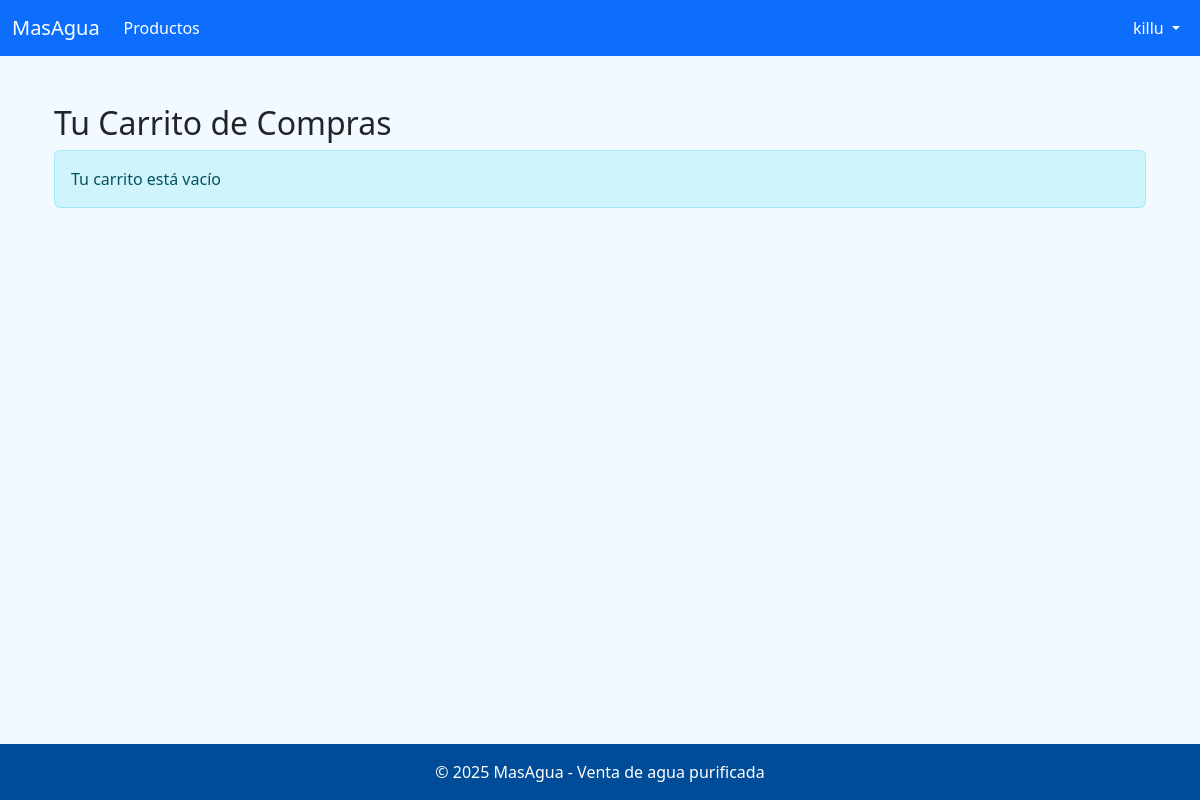
Page /carrito/ (signed in) on the earlier database version.
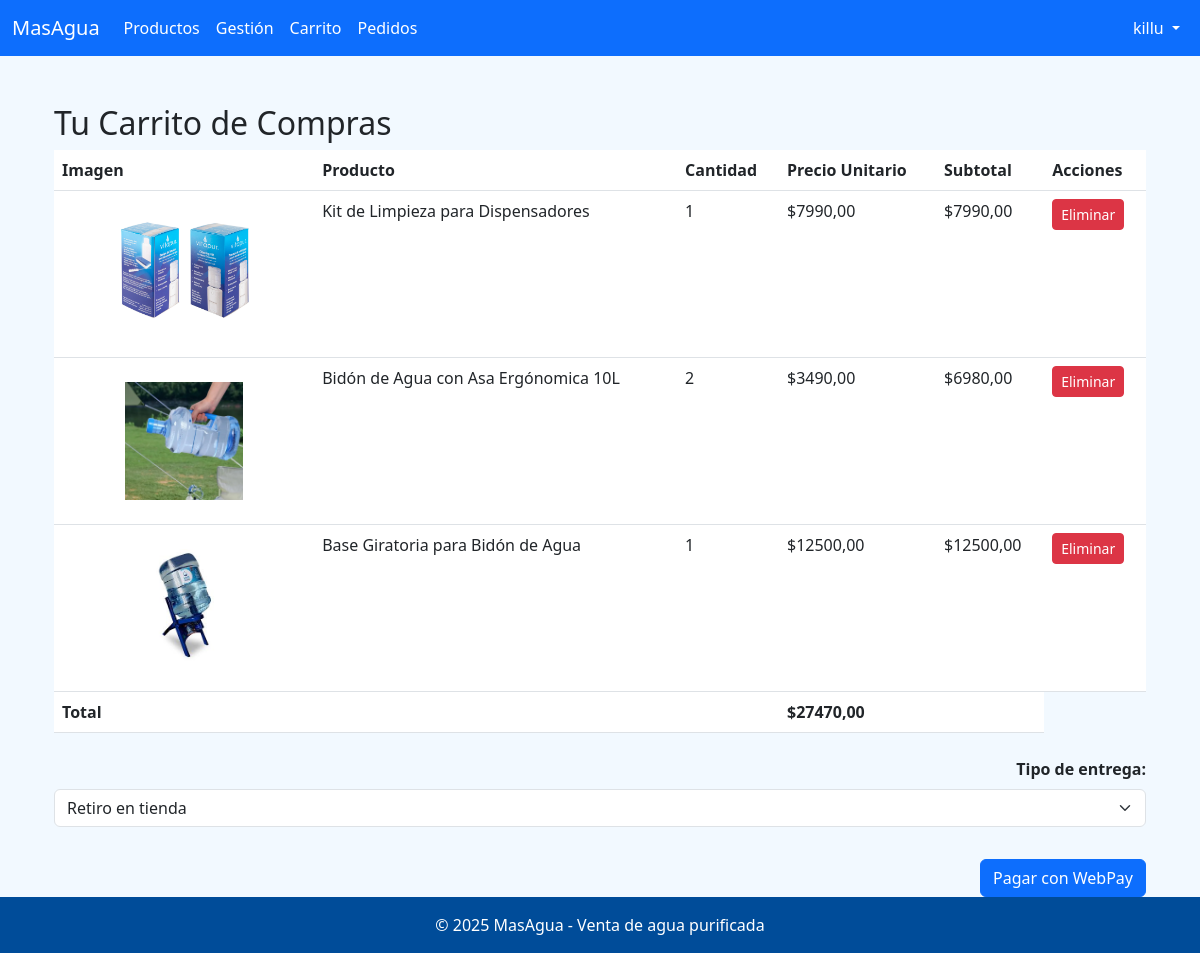
Same page on the later database version.
### core/models.py (models this page shows, shortened)
class ItemCarrito(models.Model):
    carrito = models.ForeignKey(Carrito, related_name='items', on_delete=models.CASCADE)
    producto = models.ForeignKey('Producto', on_delete=models.CASCADE)
    cantidad = models.PositiveIntegerField(default=1)
    def subtotal(self):
        return self.producto.precio * self.cantidad

class Producto(models.Model):
    TIPO_PRODUCTO_CHOICES = [
        ('BIDON', 'Bidón de Agua'),
        ('DISPENSADOR', 'Dispensador'),
        ('ACCESORIO', 'Accesorio'),
    ]
    nombre = models.CharField(max_length=100)
    precio = models.DecimalField(max_digits=10, decimal_places=2)
    descripcion = models.TextField(blank=True, null=True)
    stock = models.PositiveIntegerField(default=0)
    tipo_producto = models.CharField(max_length=20, choices=TIPO_PRODUCTO_CHOICES)
    imagen = models.ImageField(upload_to='productos/', blank=True, null=True)
    fecha_creacion = models.DateTimeField(auto_now_add=True)
    activo = models.BooleanField(default=True)
    class Meta:
        verbose_name = 'Producto'
        verbose_name_plural = 'Productos'
        ordering = ['-fecha_creacion']

class Carrito(models.Model):
    usuario = models.ForeignKey(settings.AUTH_USER_MODEL, on_delete=models.CASCADE)
    confirmado = models.BooleanField(default=False)
    orden_relacionada = models.ForeignKey(Orden, null=True, blank=True, on_delete=models.SET_NULL)  # Relación con la orden
    def total(self):
        return sum(item.subtotal() for item in self.items.all())

### core/views.py (the view)
# urls.py: path('carrito/', views.ver_carrito, name='ver_carrito'),
@login_required
def ver_carrito(request):
    carrito = Carrito.objects.filter(usuario=request.user, confirmado=False).first()
    items = carrito.items.all() if carrito else []
    total = sum(item.producto.precio * item.cantidad for item in items)
    return render(request, 'carrito/ver_carrito.html', {
        'carrito': carrito,
        'items': items,
        'total': total
    })

### core/templates/carrito/ver_carrito.html (shortened to what this page needs)
{% extends 'core/base.html' %}
{% block content %}
<div class="container mt-4">
    <h2>Tu Carrito de Compras</h2>
    {% if carrito.items.all %}
    <table class="table">
        <thead>
            <tr>
                <th>Imagen</th>
                <th>Producto</th>
                <th>Cantidad</th>
                <th>Precio Unitario</th>
                <th>Subtotal</th>
                <th>Acciones</th>
            </tr>
        </thead>
        <tbody>
            {% for item in carrito.items.all %}
            <tr>
                <td>
                    {% if item.producto.imagen %}
                        <img src="{{ item.producto.imagen.url }}" class="card-img-top p-3" alt="{{ producto.nombre }}"
                             style="height: 150px; object-fit: contain;">
                    {% endif %}
                </td>
                <td>{{ item.producto.nombre }}</td>
                <td>{{ item.cantidad }}</td>
                <td>${{ item.producto.precio }}</td>
                <td>${{ item.subtotal }}</td>
                <td>
                    <a href="{% url 'eliminar_del_carrito' item.id %}" class="btn btn-danger btn-sm">Eliminar</a>
                </td>
            </tr>
            {% endfor %}
        </tbody>
        <tfoot>
            <tr>
                <th colspan="3">Total</th>
                <th>${{ carrito.total }}</th>
                <th></th>
            </tr>
        </tfoot>
    </table>
    <div class="text-end mt-4">
        <form action="{% url 'webpay_plus_create' %}" method="post">
            <div class="mb-3">
                <label for="tipo_entrega" class="form-label"><strong>Tipo de entrega:</strong></label>
                <select class="form-select" id="tipo_entrega" name="tipo_entrega" onchange="toggleDireccion()" required>
                    <option value="retiro">Retiro en tienda</option>
                </select>
            </div>
            <button type="submit" class="btn btn-primary mt-3">
                 Pagar con WebPay
            </button>
        </form>
    </div>
    {% else %}
    <div class="alert alert-info">
        Tu carrito está vacío
    </div>
    {% endif %}
</div>
{% endblock %}

### core/templates/core/base.html (shortened to what this page needs)
<!DOCTYPE html>
<html lang="es">
<head>
    <link href="https://cdn.jsdelivr.net/npm/bootstrap@5.3.0/dist/css/bootstrap.min.css" rel="stylesheet">
</head>
<body>
    <nav class="navbar navbar-expand-lg navbar-dark bg-primary">
        <div class="container-fluid">
            <a class="navbar-brand" href="{% url 'index' %}">MasAgua</a>
            <div class="collapse navbar-collapse" id="navbarNav">
                {% if user.is_authenticated %}
                <ul class="navbar-nav me-auto">
                    <li class="nav-item">
                        <a class="nav-link" href="{% url 'catalogo' %}">Productos</a>
                    </li>
                    {% if user.profile.role == 'administrador' %}
                    <li class="nav-item">
                        <a class="nav-link" href="{% url 'lista_productos' %}">Gestión</a>
                    </li>
                    <li class="nav-item">
                        <a class="nav-link" href="{% url 'ver_carrito' %}">
                            Carrito
                        </a>
                    </li>
                    <li class="nav-item">
                        <a class="nav-link" href="{% url 'listar_ordenes' %}">Pedidos</a>
                    </li>
                    {% endif %}
                </ul>
                <ul class="navbar-nav ms-auto">
                    <li class="nav-item dropdown">
                        <a class="nav-link dropdown-toggle" href="#" role="button" data-bs-toggle="dropdown">
                             {{ user.username }}
                        </a>
                    </li>
                </ul>
                {% else %}
                <ul class="navbar-nav ms-auto">
                    <li class="nav-item">
                        <a class="nav-link" href="{% url 'login' %}">Iniciar sesión</a>
                    </li>
                </ul>
                {% endif %}
            </div>
        </div>
    </nav>
    <main class="container mt-4">
        {% block content %}{% endblock %}
    </main>
    <footer class="text-center">
        &copy; 2025 MasAgua - Venta de agua purificada
    </footer>
</body>
</html>

Differences in the rows shown:
added ItemCarrito: producto.imagen (picture), producto.nombre "Kit de Limpieza para Dispensadores", cantidad "1", producto.precio "7990,00", subtotal "7990,00"
added ItemCarrito: producto.imagen (picture), producto.nombre "Bidón de Agua con Asa Ergónomica 10L", cantidad "2", producto.precio "3490,00", subtotal "6980,00"
added ItemCarrito: producto.imagen (picture), producto.nombre "Base Giratoria para Bidón de Agua", cantidad "1", producto.precio "12500,00", subtotal "12500,00"
added Carrito: total "27470,00"
Other differences:
form field tipo_entrega: (not shown) → "Retiro en tienda"
text no longer shown: "Tu carrito está vacío"
text now shown: "Gestión Carrito Pedidos Imagen Producto Cantidad Precio Unitario Subtotal Acciones Total $ Tipo de entrega: Pagar con WebPay"
